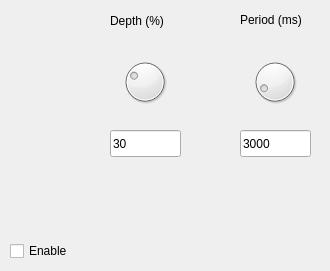
      <widget class="QWidget" name="tab_8">
       <attribute name="title">
        <string>Tremolo</string>
       </attribute>
       <widget class="QDial" name="TDepthDial">
        <property name="geometry">
         <rect>
          <x>120</x>
          <y>50</y>
          <width>50</width>
          <height>64</height>
         </rect>
        </property>
        <property name="maximum">
         <number>100</number>
        </property>
        <property name="value">
         <number>30</number>
        </property>
       </widget>
       <widget class="QDial" name="TPeriodDial">
        <property name="geometry">
         <rect>
          <x>250</x>
          <y>50</y>
          <width>50</width>
          <height>64</height>
         </rect>
        </property>
        <property name="minimum">
         <number>1</number>
        </property>
        <property name="maximum">
         <number>30000</number>
        </property>
        <property name="singleStep">
         <number>1</number>
        </property>
        <property name="pageStep">
         <number>1</number>
        </property>
        <property name="value">
         <number>3000</number>
        </property>
       </widget>
       <widget class="QLineEdit" name="TDepthLN">
        <property name="geometry">
         <rect>
          <x>110</x>
          <y>130</y>
          <width>71</width>
          <height>27</height>
         </rect>
        </property>
        <property name="inputMethodHints">
         <set>Qt::ImhDigitsOnly</set>
        </property>
        <property name="text">
         <string>30</string>
        </property>
       </widget>
       <widget class="QLineEdit" name="TPeriodLN">
        <property name="geometry">
         <rect>
          <x>240</x>
          <y>130</y>
          <width>71</width>
          <height>27</height>
         </rect>
        </property>
        <property name="inputMethodHints">
         <set>Qt::ImhDigitsOnly</set>
        </property>
        <property name="text">
         <string>3000</string>
        </property>
       </widget>
       <widget class="QLabel" name="label_8">
        <property name="geometry">
         <rect>
          <x>110</x>
          <y>10</y>
          <width>71</width>
          <height>21</height>
         </rect>
        </property>
        <property name="text">
         <string>Depth (%)</string>
        </property>
       </widget>
       <widget class="QLabel" name="label_9">
        <property name="geometry">
         <rect>
          <x>240</x>
          <y>10</y>
          <width>81</width>
          <height>20</height>
         </rect>
        </property>
        <property name="text">
         <string>Period (ms)</string>
        </property>
       </widget>
       <widget class="QCheckBox" name="Check_Tr">
        <property name="geometry">
         <rect>
          <x>10</x>
          <y>240</y>
          <width>71</width>
          <height>22</height>
         </rect>
        </property>
        <property name="text">
         <string>Enable</string>
        </property>
       </widget>
      </widget>
